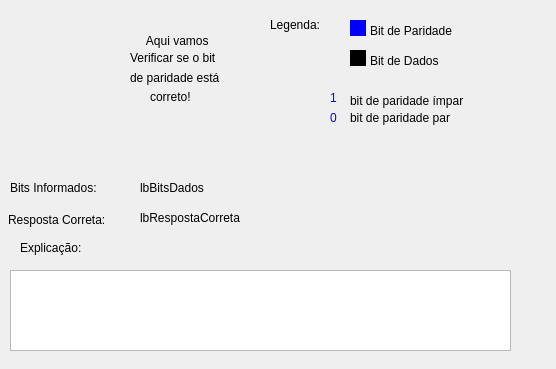
<?xml version="1.0" encoding="UTF-8"?>
<ui version="4.0">
 <class>ParForm</class>
 <widget class="QWidget" name="ParForm">
  <property name="geometry">
   <rect>
    <x>0</x>
    <y>0</y>
    <width>556</width>
    <height>369</height>
   </rect>
  </property>
  <property name="minimumSize">
   <size>
    <width>556</width>
    <height>369</height>
   </size>
  </property>
  <property name="windowTitle">
   <string>Paridade com bit paridade</string>
  </property>
  <widget class="QLabel" name="label_8">
   <property name="geometry">
    <rect>
     <x>8</x>
     <y>210</y>
     <width>111</width>
     <height>20</height>
    </rect>
   </property>
   <property name="whatsThis">
    <string>&lt;html&gt;&lt;head/&gt;&lt;body&gt;&lt;p&gt;font: 10pt &amp;quot;Sans Serif&amp;quot;;&lt;/p&gt;&lt;/body&gt;&lt;/html&gt;</string>
   </property>
   <property name="text">
    <string>Resposta Correta:</string>
   </property>
  </widget>
  <widget class="QLabel" name="lbBitsDados">
   <property name="geometry">
    <rect>
     <x>140</x>
     <y>180</y>
     <width>391</width>
     <height>16</height>
    </rect>
   </property>
   <property name="styleSheet">
    <string notr="true">font: 12pt &quot;Sans Serif&quot;;</string>
   </property>
   <property name="text">
    <string>lbBitsDados</string>
   </property>
  </widget>
  <widget class="QLabel" name="label_3">
   <property name="geometry">
    <rect>
     <x>350</x>
     <y>110</y>
     <width>131</width>
     <height>16</height>
    </rect>
   </property>
   <property name="text">
    <string>bit de paridade par</string>
   </property>
  </widget>
  <widget class="QLabel" name="label_12">
   <property name="geometry">
    <rect>
     <x>350</x>
     <y>50</y>
     <width>16</width>
     <height>16</height>
    </rect>
   </property>
   <property name="styleSheet">
    <string notr="true">background: rgb(0, 0, 0)</string>
   </property>
   <property name="text">
    <string/>
   </property>
  </widget>
  <widget class="QLabel" name="label_2">
   <property name="geometry">
    <rect>
     <x>270</x>
     <y>0</y>
     <width>60</width>
     <height>49</height>
    </rect>
   </property>
   <property name="text">
    <string>Legenda:</string>
   </property>
  </widget>
  <widget class="QLabel" name="lbRespostaCorreta">
   <property name="geometry">
    <rect>
     <x>140</x>
     <y>210</y>
     <width>401</width>
     <height>16</height>
    </rect>
   </property>
   <property name="maximumSize">
    <size>
     <width>401</width>
     <height>16</height>
    </size>
   </property>
   <property name="styleSheet">
    <string notr="true">font: 12pt &quot;Sans Serif&quot;;</string>
   </property>
   <property name="text">
    <string>lbRespostaCorreta</string>
   </property>
  </widget>
  <widget class="QLabel" name="label_5">
   <property name="geometry">
    <rect>
     <x>370</x>
     <y>0</y>
     <width>189</width>
     <height>61</height>
    </rect>
   </property>
   <property name="text">
    <string>Bit de Paridade</string>
   </property>
  </widget>
  <widget class="QLabel" name="label_6">
   <property name="geometry">
    <rect>
     <x>370</x>
     <y>30</y>
     <width>189</width>
     <height>61</height>
    </rect>
   </property>
   <property name="text">
    <string>Bit de Dados</string>
   </property>
  </widget>
  <widget class="QLabel" name="label">
   <property name="geometry">
    <rect>
     <x>10</x>
     <y>180</y>
     <width>111</width>
     <height>16</height>
    </rect>
   </property>
   <property name="styleSheet">
    <string notr="true">font: 10pt &quot;Sans Serif&quot;;</string>
   </property>
   <property name="text">
    <string>Bits Informados:</string>
   </property>
  </widget>
  <widget class="QLabel" name="label_7">
   <property name="geometry">
    <rect>
     <x>350</x>
     <y>70</y>
     <width>189</width>
     <height>61</height>
    </rect>
   </property>
   <property name="text">
    <string>bit de paridade ímpar</string>
   </property>
  </widget>
  <widget class="QLabel" name="label_13">
   <property name="geometry">
    <rect>
     <x>350</x>
     <y>20</y>
     <width>16</width>
     <height>16</height>
    </rect>
   </property>
   <property name="styleSheet">
    <string notr="true">background: rgb(0, 0, 255)</string>
   </property>
   <property name="text">
    <string/>
   </property>
  </widget>
  <widget class="QLabel" name="label_9">
   <property name="geometry">
    <rect>
     <x>330</x>
     <y>90</y>
     <width>16</width>
     <height>16</height>
    </rect>
   </property>
   <property name="styleSheet">
    <string notr="true">color:blue;
</string>
   </property>
   <property name="text">
    <string>1</string>
   </property>
  </widget>
  <widget class="QLabel" name="label_10">
   <property name="geometry">
    <rect>
     <x>330</x>
     <y>110</y>
     <width>16</width>
     <height>16</height>
    </rect>
   </property>
   <property name="styleSheet">
    <string notr="true">color:blue;
</string>
   </property>
   <property name="text">
    <string>0</string>
   </property>
  </widget>
  <widget class="QTextEdit" name="tf_Informacoes">
   <property name="geometry">
    <rect>
     <x>10</x>
     <y>270</y>
     <width>501</width>
     <height>81</height>
    </rect>
   </property>
   <property name="textInteractionFlags">
    <set>Qt::NoTextInteraction</set>
   </property>
  </widget>
  <widget class="QLabel" name="lbMovie">
   <property name="geometry">
    <rect>
     <x>0</x>
     <y>60</y>
     <width>121</width>
     <height>131</height>
    </rect>
   </property>
   <property name="styleSheet">
    <string notr="true">border-color: rgb(0, 0, 0);</string>
   </property>
   <property name="text">
    <string/>
   </property>
   <property name="pixmap">
    <pixmap>../../../../Pictures/teste/dog.png</pixmap>
   </property>
  </widget>
  <widget class="QLabel" name="label_4">
   <property name="geometry">
    <rect>
     <x>110</x>
     <y>0</y>
     <width>181</width>
     <height>141</height>
    </rect>
   </property>
   <property name="text">
    <string/>
   </property>
   <property name="pixmap">
    <pixmap>../../../../Pictures/teste/265-128.png</pixmap>
   </property>
  </widget>
  <widget class="QLabel" name="label_11">
   <property name="geometry">
    <rect>
     <x>130</x>
     <y>30</y>
     <width>101</width>
     <height>21</height>
    </rect>
   </property>
   <property name="layoutDirection">
    <enum>Qt::LeftToRight</enum>
   </property>
   <property name="text">
    <string>     Aqui vamos</string>
   </property>
  </widget>
  <widget class="QLabel" name="label_14">
   <property name="geometry">
    <rect>
     <x>130</x>
     <y>50</y>
     <width>111</width>
     <height>16</height>
    </rect>
   </property>
   <property name="text">
    <string>Verificar se o bit</string>
   </property>
  </widget>
  <widget class="QLabel" name="label_15">
   <property name="geometry">
    <rect>
     <x>130</x>
     <y>70</y>
     <width>101</width>
     <height>16</height>
    </rect>
   </property>
   <property name="text">
    <string>de paridade está</string>
   </property>
  </widget>
  <widget class="QLabel" name="label_16">
   <property name="geometry">
    <rect>
     <x>150</x>
     <y>90</y>
     <width>59</width>
     <height>14</height>
    </rect>
   </property>
   <property name="text">
    <string>correto!</string>
   </property>
  </widget>
  <widget class="QLabel" name="label_17">
   <property name="geometry">
    <rect>
     <x>20</x>
     <y>240</y>
     <width>111</width>
     <height>16</height>
    </rect>
   </property>
   <property name="styleSheet">
    <string notr="true">font: italic 12pt &quot;Sans Serif&quot;;</string>
   </property>
   <property name="text">
    <string>Explicação:</string>
   </property>
  </widget>
 </widget>
 <resources/>
 <connections/>
</ui>
